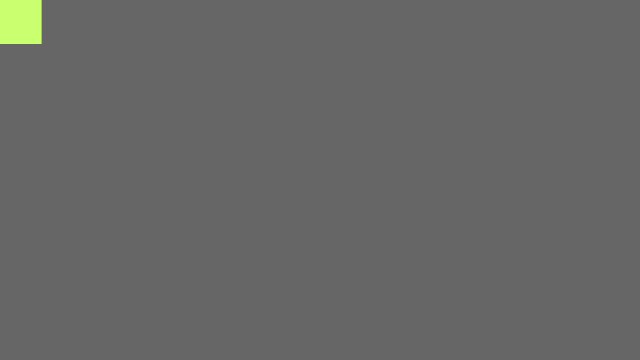
Frame 1 (no input)
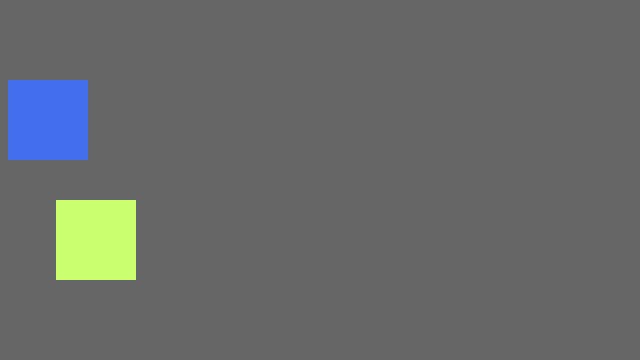
Frame 60 (the mouse pressed at the canvas centre just before this capture)
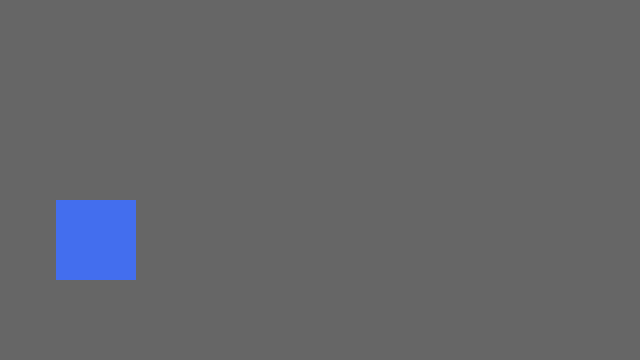
Frame 120 (the mouse held since frame 60 and released just before this capture)

The Processing sketch that drew these frames (run headless with seeded random() and noise(); from frame 60 on, the mouse is pressed at the canvas centre):

// Processing sketch: FengFirstSketch
// ── FengFirstSketch.pde
//The original code which is called "Translate" comes from processing.org website.
//The original code allows two rectangles to move from left to right within the window.
//The revised code allows tow rectangles to move from top-eft corner to right-bottom corner,
//and moving rates of them are bigger. Furthermore, two rectangles' colors are more beautiful than earlier ones.





float x, y;
float dim = 80.0;

void setup() {
  size(640, 360);
  noStroke();
}

void draw() {
  background(102);
  
  y = y + 2.0;
  x = x + 0.8;             //I magnified the change quantity of x and y 
  
  if (y > height + dim) {
    y = -dim;
  }                        //I modified the vertical position of rectangles
  if(x >width + dim){
  x=-dim;
}
  
  translate(x, y);
  fill(#436EEE);          //I changed the first rectangle's color
  rect(-dim/2, -dim/2, dim, dim);
  
  // Transforms accumulate. Notice how this rect moves 
  // twice as fast as the other, but it has the same 
  // parameter for the x-axis value
  translate(x, y);
  fill(#CAFF70);          //I changed the second rectangle's color
  rect(-dim/2, -dim/2, dim, dim);
}
